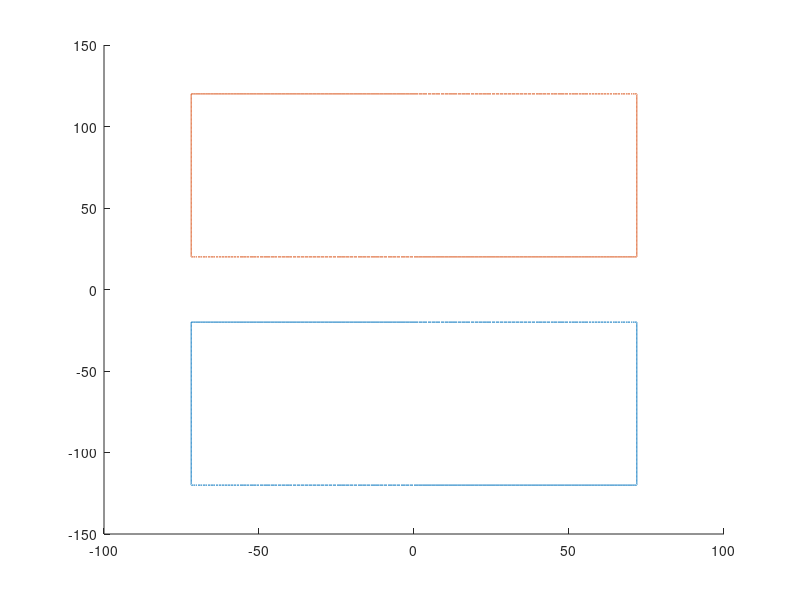

Recreate this plot in MATLAB. (Note: this script raises an error after producing the figure.)
N = 1000;
R = 83;
l = 240;
l_space = 40;
l_coil = 100;
start1 = -l / 2;
end1 = start1 + l_coil;
start2 = end1 + l_space;
end2 = start2 + l_coil;

theta=pi()/6;
phi=zeros(1,N);
phi(1:N/8)=linspace(theta,pi()-theta,N/8);
phi(N/8+1:N/4)=pi()-theta;
phi(N/4+1:3*N/8)=linspace(pi()-theta,theta,N/8);
phi(3*N/8+1:N/2)=theta;
phi(N/2+1:5*N/8)=linspace(pi()+theta,2*pi()-theta,N/8);
phi(5*N/8+1:3*N/4)=2*pi()-theta;
phi(3*N/4+1:7*N/8)=linspace(11*pi()/6,7*pi()/6,N/8);
phi(7*N/8+1:length(phi))=pi()+theta;
x=R*cos(phi);
z=R*sin(phi);
y(1:N/8)=start1;
y(N/8+1:N/4)=linspace(start1,end1,N/8);
y(N/4+1:3*N/8)=end1;
y(3*N/8+1:N/2)=linspace(end1,start1,N/8);
y(N/2+1:5*N/8)=start1;
y(5*N/8+1:3*N/4)=linspace(start1,end1,N/8);
y(3*N/4+1:7*N/8)=end1;
y(7*N/8+1:N)=linspace(end1,start1,N/8);


theta=pi()/6;
phi2=zeros(1,N);
phi2(1:N/8)=linspace(theta,pi()-theta,N/8);
phi2(N/8+1:N/4)=pi()-theta;
phi2(N/4+1:3*N/8)=linspace(pi()-theta,theta,N/8);
phi2(3*N/8+1:N/2)=theta;
phi2(N/2+1:5*N/8)=linspace(pi()+theta,2*pi()-theta,N/8);
phi2(5*N/8+1:3*N/4)=2*pi()-theta;
phi2(3*N/4+1:7*N/8)=linspace(11*pi()/6,7*pi()/6,N/8);
phi2(7*N/8+1:length(phi2))=pi()+theta;
x2=R*cos(phi2);
z2=R*sin(phi2);
y2(1:N/8)=start2;
y2(N/8+1:N/4)=linspace(start2,end2,N/8);
y2(N/4+1:3*N/8)=end2;
y2(3*N/8+1:N/2)=linspace(end2,start2,N/8);
y2(N/2+1:5*N/8)=start2;
y2(5*N/8+1:3*N/4)=linspace(start2,end2,N/8);
y2(3*N/4+1:7*N/8)=end2;
y2(7*N/8+1:N)=linspace(end2,start2,N/8);

hold on
plot3(x, y, z)
hold on
plot3(x2, y2, z2)
hold on

%{
fid1 = fopen('coil1.txt', 'w');
fid2 = fopen('coil2.txt', 'w');
fid3 = fopen('coil3.txt', 'w');
fid4 = fopen('coil4.txt', 'w');

for i = 1:500
   fprintf(fid1, '%f %f %f\n', x(i), y(i), z(i));
   fprintf(fid2, '%f %f %f\n', x(i + 500), y(i + 500), z(i + 500));
   fprintf(fid3, '%f %f %f\n', x2(i), y2(i), z2(i));
   fprintf(fid4, '%f %f %f\n', x2(i + 500), y2(i + 500), z2(i + 500));
end
fclose(fid1);
fclose(fid2);
fclose(fid3);
fclose(fid4);
%}

fileID = fopen("small_field.txt");
C = textscan(fileID,'%f\t%f\t%f\t%f\t%f\t%f');
fclose(fileID);

axis equal

%layer
new_x = [];
new_y = [];
new_z = [];
new_U = [];
new_V = [];
new_W = [];
for i = 1:1:length(C{1, 3})
    if(C{1, 3}(i) == 0)
        new_x = [new_x C{1, 1}(i)];
        new_y = [new_y C{1, 2}(i)];
        new_z = [new_z C{1, 3}(i)];
        new_U = [new_U C{1, 4}(i)];
        new_V = [new_V C{1, 5}(i)];
        new_W = [new_W C{1, 6}(i)];
    end
end

quiver3(new_x, new_y, new_z, new_U, new_V, new_W);
figure()

plot3(x(1:500), y(1:500), z(1:500))
hold on
plot3(x(501:1000), y(501:1000), z(501:1000))
hold on
plot3(x2(1:500), y2(1:500), z2(1:500))
hold on
plot3(x2(501:1000), y2(501:1000), z2(501:1000))
hold on
quiver3(C{1, 1}, C{1, 2}, C{1, 3}, C{1, 4}, C{1, 5}, C{1, 6})
axis equal